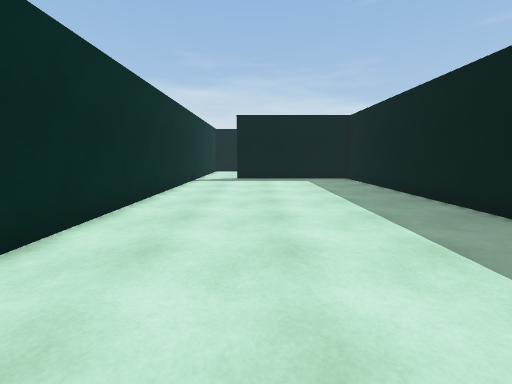
View 1 (above)

19 first-person views from a walk through a Unity game level. The camera is 1.3 m above the floor, tilts 8° down and sees 90° across. The floor is counted in squares, 1 m on a side. Each view is taken from the middle of a square. On the plan, view 1 faces up. The plan holds only what a view shows up to about 13 squares ahead; the rest is blank. The place goes on beyond the plan. The player character is not drawn.

View 2
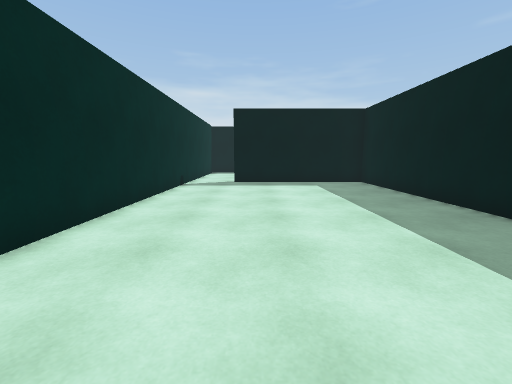

View 3
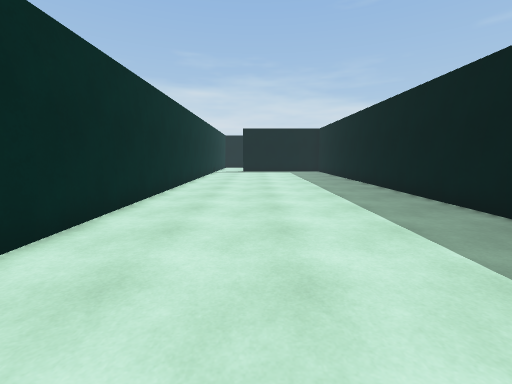

View 4
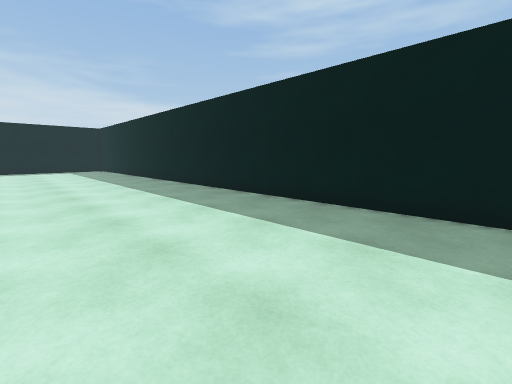

View 5
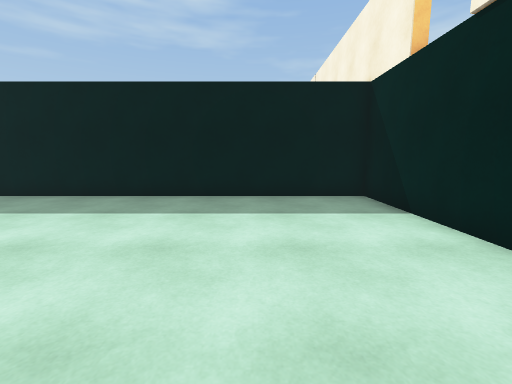

View 6
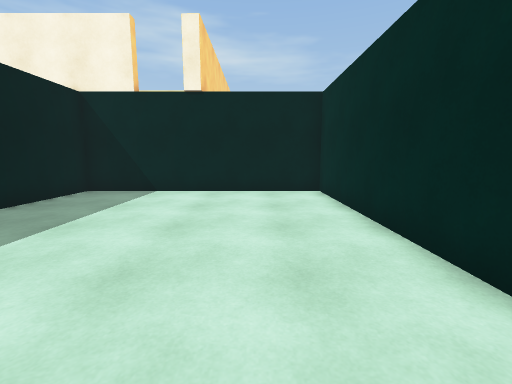

View 7
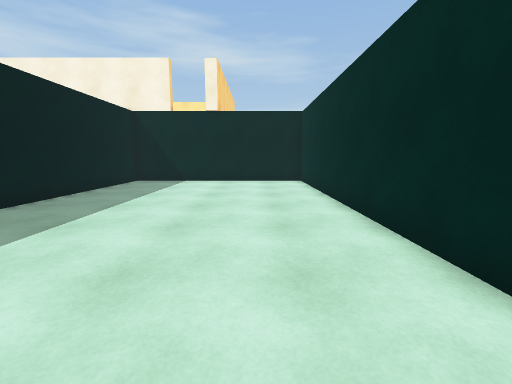

View 8
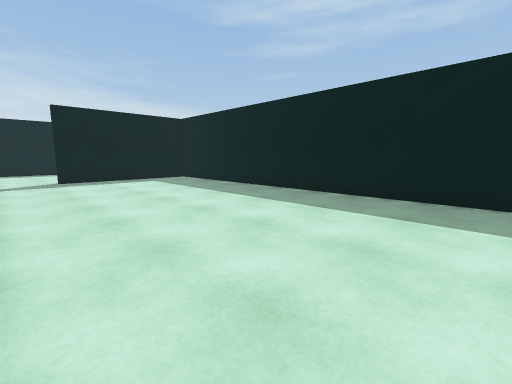

View 9
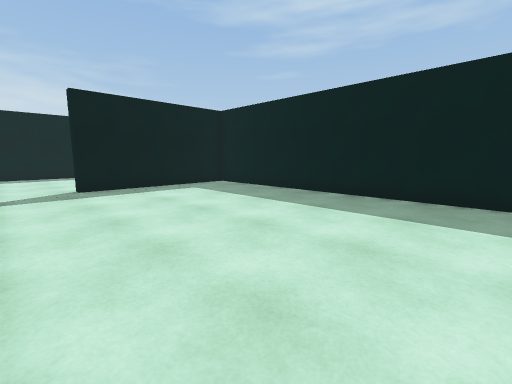

View 10
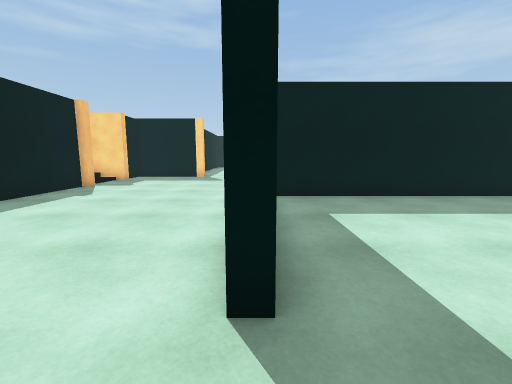

View 11
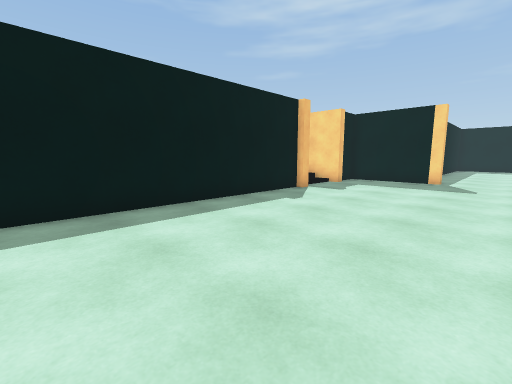

View 12
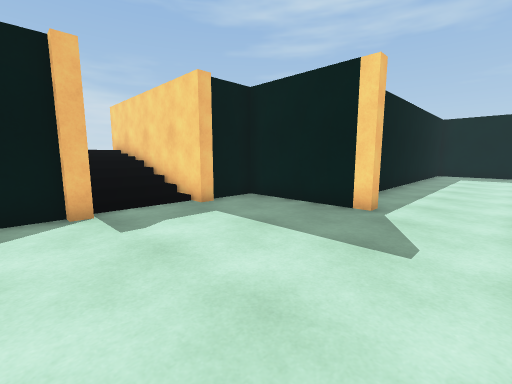

View 13
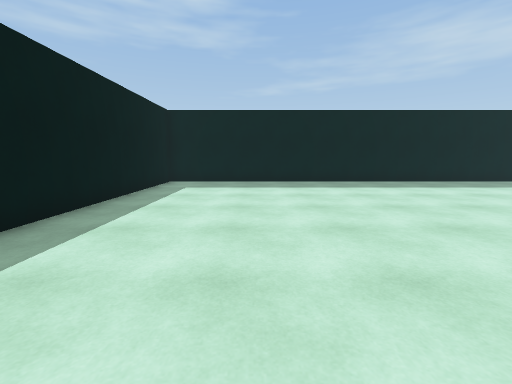

View 14
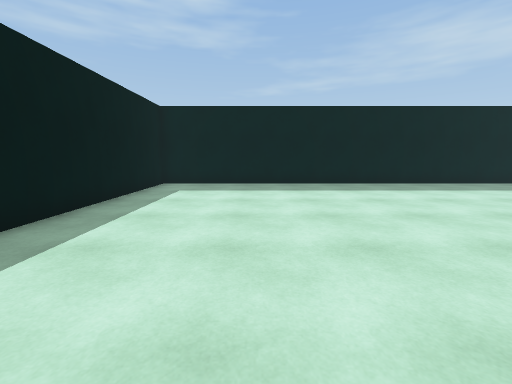

View 15
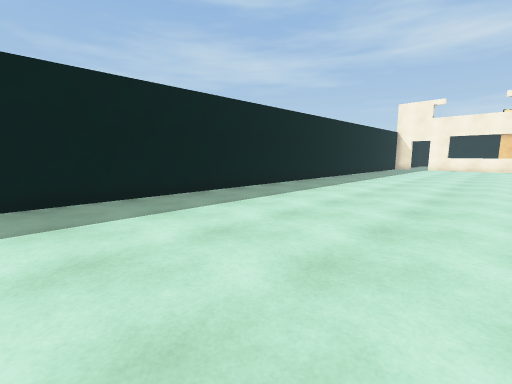

View 16
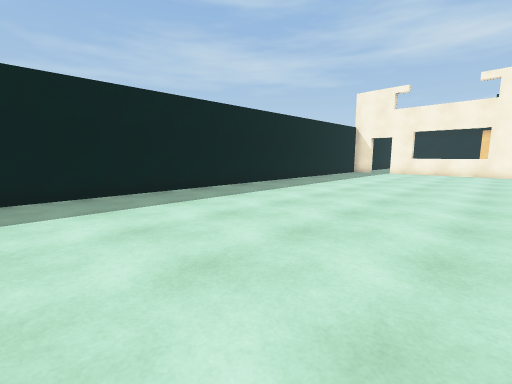

View 17
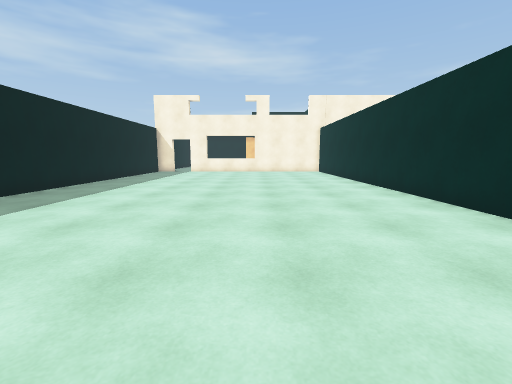

View 18
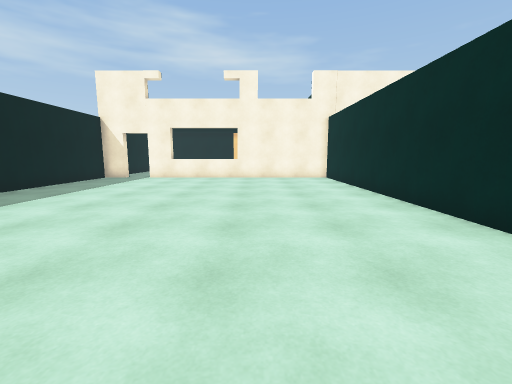

View 19
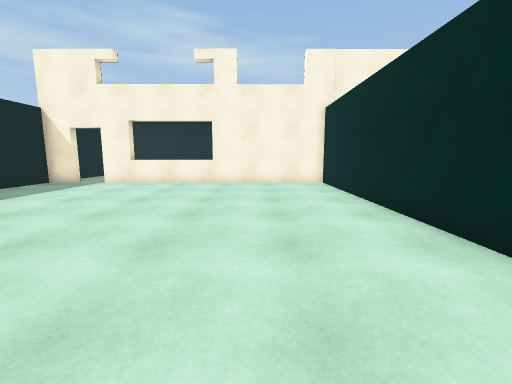

### Floor plan
Points are (right, up) in squares from view 1. A wall is a line through its corners. A room is listed if a view was taken in it or the views show most of it. See-through windows are left out.
Room 1 (views 1, 2, 3, 4, 5, 6, 7, 8, 9, 10)
walls: (-3.4, 15.2) (-3.4, -13.6) (5.3, -13.6) (5.3, 14.8) (-1.1, 14.8) (-1.1, 15.2)
ways out: opening at (-2.5, 15) to room 2
Room 2 (views 11, 12, 13, 14, 15, 16, 17, 18, 19)
walls: (13.7, 2.8) (13.7, -13.6) (24.5, -13.6); (13.6, 18.3) (13.2, 18.3) (13.2, 22.4) (11.5, 22.4); (27.2, -5.2) (27.2, 19.4) (16.8, 19.4); (11.5, 22.1) (11, 22.1) (11, 29.8); (8.4, 22.1) (7.9, 22.1); (8, 22.4) (-1.1, 22.4); (25.9, -13.6) (27.2, -13.6) (27.2, -7.1)
ways out: opening at (-2.5, 15) to room 1; opening at (21, -14); opening at (25, -14)

Where each view was taken, in squares from view 1:
view 1: 0 up, 0 right, facing up
view 2: 2 up, 0 right, facing up
view 3: 7 down, 0 right, facing up
view 4: 10 down, 1 left, facing up-right
view 5: 10 down, 3 left, facing right
view 6: 4 down, 1 left, facing down
view 7: 0 up, 1 left, facing down
view 8: 0 up, 3 left, facing up-right
view 9: 4 up, 3 left, facing up-right
view 10: 15 up, 3 left, facing right
view 11: 16 up, 1 left, facing up-right
view 12: 16 up, 7 right, facing up-right
view 13: 15 up, 14 right, facing right
view 14: 15 up, 15 right, facing right
view 15: 14 up, 19 right, facing down-right
view 16: 7 up, 18 right, facing down-right
view 17: 8 up, 19 right, facing down
view 18: 2 up, 18 right, facing down
view 19: 1 down, 17 right, facing down
